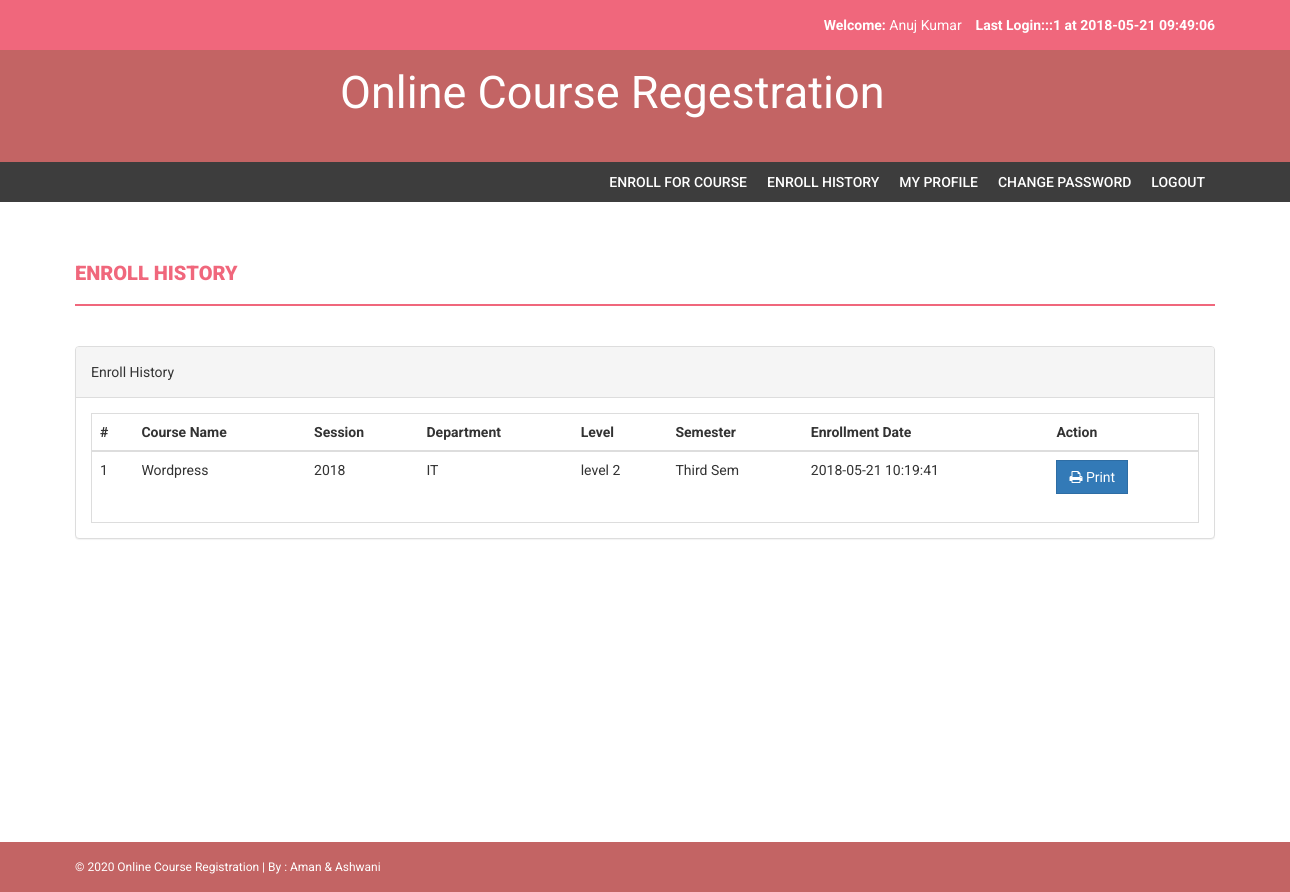
Screenshot of /onlinecourse/enroll-history.php (signed in) with the database file from the repository.
### tables this page shows
CREATE TABLE `courseenrolls` (
  `id` int(11) NOT NULL,
  `studentRegno` varchar(255) DEFAULT NULL,
  `pincode` varchar(255) DEFAULT NULL,
  `session` int(11) DEFAULT NULL,
  `department` int(11) DEFAULT NULL,
  `level` int(11) DEFAULT NULL,
  `semester` int(11) DEFAULT NULL,
  `course` int(11) DEFAULT NULL,
  `enrollDate` timestamp NULL DEFAULT CURRENT_TIMESTAMP
);

CREATE TABLE `course` (
  `id` int(11) NOT NULL,
  `courseCode` varchar(255) DEFAULT NULL,
  `courseName` varchar(255) DEFAULT NULL,
  `courseUnit` varchar(255) DEFAULT NULL,
  `noofSeats` int(11) DEFAULT NULL,
  `creationDate` timestamp NULL DEFAULT CURRENT_TIMESTAMP,
  `updationDate` varchar(255) DEFAULT NULL
);

CREATE TABLE `session` (
  `id` int(11) NOT NULL,
  `session` varchar(255) DEFAULT NULL,
  `creationDate` timestamp NULL DEFAULT CURRENT_TIMESTAMP
);

CREATE TABLE `department` (
  `id` int(11) NOT NULL,
  `department` varchar(255) DEFAULT NULL,
  `creationDate` timestamp NULL DEFAULT CURRENT_TIMESTAMP
);

CREATE TABLE `level` (
  `id` int(11) NOT NULL,
  `level` varchar(255) DEFAULT NULL,
  `creationDate` timestamp NULL DEFAULT CURRENT_TIMESTAMP
);

CREATE TABLE `semester` (
  `id` int(11) NOT NULL,
  `semester` varchar(255) DEFAULT NULL,
  `creationDate` timestamp NULL DEFAULT CURRENT_TIMESTAMP,
  `updationDate` varchar(255) DEFAULT NULL
);

### onlinecourse/enroll-history.php (the view, shortened to what this page needs)
<?php
include('includes/config.php');
if(strlen($_SESSION['login'])==0)
    {
header('location:index.php');
}
else{
?>
<!DOCTYPE html>
<html xmlns="http://www.w3.org/1999/xhtml">
<head>
    <link href="assets/css/bootstrap.css" rel="stylesheet" />
    <link href="assets/css/font-awesome.css" rel="stylesheet" />
    <link href="assets/css/style.css" rel="stylesheet" />
</head>
<body>
<?php include('includes/header.php');?>
<?php if($_SESSION['login']!="")
{
 include('includes/menubar.php');
}
 ?>
    <div class="content-wrapper">
        <div class="container">
              <div class="row">
                    <div class="col-md-12">
                        <h1 class="page-head-line">Enroll History  </h1>
                    </div>
                </div>
                <div class="row" >
                <div class="col-md-12">
                    <div class="panel panel-default">
                        <div class="panel-heading">
                           Enroll History
                        </div>
                        <div class="panel-body">
                            <div class="table-responsive table-bordered">
                                <table class="table">
                                    <thead>
                                        <tr>
                                            <th>#</th>
                                            <th>Course Name </th>
                                            <th>Session </th>
                                            <th> Department</th>
                                             <th>Level</th>
                                                <th>Semester</th>
                                             <th>Enrollment Date</th>
                                             <th>Action</th>
                                        </tr>
                                    </thead>
                                    <tbody>
<?php
$sql=mysqli_query($con,"select courseenrolls.course as cid, course.courseName as courname,session.session as session,department.department as dept,level.level as level,courseenrolls.enrollDate as edate ,semester.semester as sem from courseenrolls join course on course.id=courseenrolls.course join session on session.id=courseenrolls.session join department on department.id=courseenrolls.department join level on level.id=courseenrolls.level  join semester on semester.id=courseenrolls.semester  where courseenrolls.studentRegno='".$_SESSION['login']."'");
$cnt=1;
while($row=mysqli_fetch_array($sql))
{
?>
                                        <tr>
                                            <td><?php echo $cnt;?></td>
                                            <td><?php echo htmlentities($row['courname']);?></td>
                                            <td><?php echo htmlentities($row['session']);?></td>
                                            <td><?php echo htmlentities($row['dept']);?></td>
                                            <td><?php echo htmlentities($row['level']);?></td>
                                            <td><?php echo htmlentities($row['sem']);?></td>
                                             <td><?php echo htmlentities($row['edate']);?></td>
                                            <td>
                                            <a href="print.php?id=<?php echo $row['cid']?>" target="_blank">
<button class="btn btn-primary"><i class="fa fa-print "></i> Print</button> </a>
                                            </td>
                                        </tr>
<?php
$cnt++;
} ?>
                                    </tbody>
                                </table>
                            </div>
                        </div>
                    </div>
                </div>
            </div>
        </div>
    </div>
  <?php include('includes/footer.php');?>
</body>
</html>
<?php } ?>

### onlinecourse/includes/header.php (shortened to what this page needs)
<?php
include("includes/config.php");
?>
<?php if($_SESSION['login']!="")
{?>
<header>
        <div class="container">
            <div class="row">
                <div class="col-md-12">
                    <strong>Welcome: </strong><?php echo htmlentities($_SESSION['sname']);?>
                    <strong>Last Login:<?php
        $ret=mysqli_query($con,"SELECT  * from userlog where studentRegno='".$_SESSION['login']."' order by id desc limit 1,1");
                    $row=mysqli_fetch_array($ret);
                    echo $row['userip']; ?> at <?php echo $row['loginTime'];?></strong>
                </div>
            </div>
        </div>
    </header>
    <?php } ?>
    <div class="navbar navbar-inverse set-radius-zero">
        <div class="container">
            <div class="navbar-header">
                <a class="navbar-brand" href="index.php" target="_blank" style="color:#fff; margin-left:250px;font-size:45px;4px;margin-bottom:30px;width:1000px;line-height:24px; ">
                   Online Course Regestration
                </a>
            </div>
            </div>
        </div>

### onlinecourse/assets/css/style.css (style rules this page uses)
body { font-family: 'Roboto', sans-serif; line-height: 30px; }
.set-radius-zero { border-radius: 0px; -moz-border-radius: 0px; -webkit-border-radius: 0px; }
.content-wrapper { margin-top: 40px; min-height: 600px; padding-bottom: 60px; }
.page-head-line { font-weight: 900; padding-bottom: 20px; border-bottom: 2px solid #F0677C; text-transform: uppercase; color: #F0677C; font-size: 20px; margin-bottom: 40px; }
.btn { border-radius: 0px; -webkit-border-radius: 0px; -moz-border-radius: 0px; }
header { background-color: #F0677C; color: #fff; padding: 10px; text-align: right; }
.navbar-brand { width: 321px; padding-top: 30px; padding-bottom: 50px; }
.navbar-inverse { background-color: #C36464; border-color: transparent; }
.navbar { margin-bottom: 0px; }

### rows the page displays
courseenrolls: course.courseName "Wordpress", session.session "2018", department.department "IT", level.level "level 2", semester.semester "Third Sem", enrollDate "2018-05-21 10:19:41"

### other values shown
$_SESSION['sname'] "Anuj Kumar"
$row['userip'] "::1"
$row['loginTime'] "2018-05-21 09:49:06"
